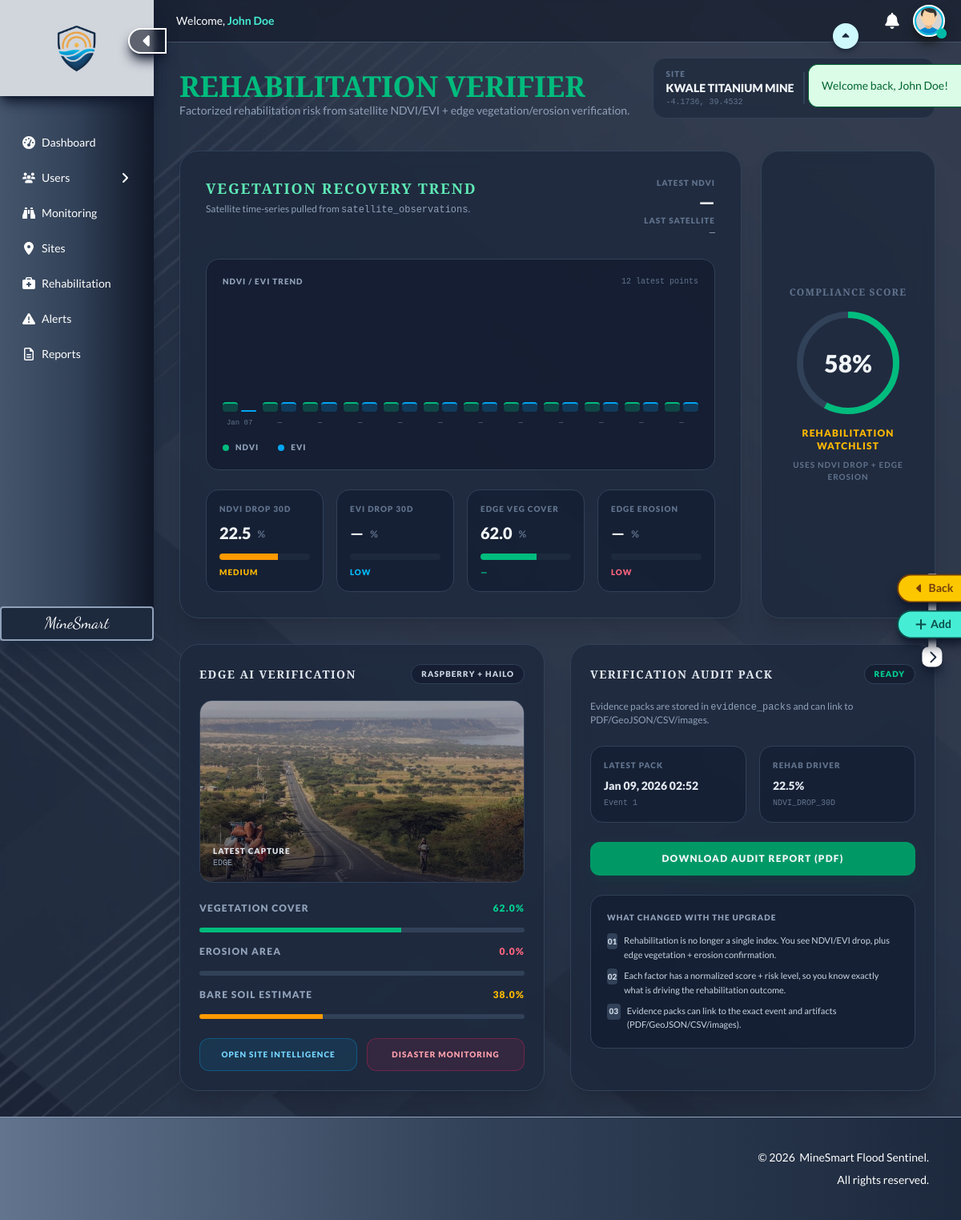
/rehabilitation (signed in), run on the app's committed database.
### tables this page shows
CREATE TABLE sites (
  id INT AUTO_INCREMENT PRIMARY KEY,
  name VARCHAR(255) NOT NULL UNIQUE,
  site_code VARCHAR(50) NOT NULL UNIQUE,
  site_type ENUM('open_pit','underground','quarry','rehabilitation','processing') NOT NULL,
  country VARCHAR(100) NOT NULL DEFAULT 'Kenya',
  county VARCHAR(100) NOT NULL,
  coords JSON NOT NULL,
  elevation_m INT DEFAULT NULL,
  area_hectares DECIMAL(8,2) DEFAULT NULL,
  operational_status ENUM('active','inactive','rehabilitation','closed') NOT NULL DEFAULT 'active',
  risk_profile JSON DEFAULT NULL,
  image_link VARCHAR(255) DEFAULT NULL,
  user_id INT NOT NULL DEFAULT 1,
  created_at TIMESTAMP NOT NULL DEFAULT CURRENT_TIMESTAMP,
  updated_at TIMESTAMP NOT NULL DEFAULT CURRENT_TIMESTAMP ON UPDATE CURRENT_TIMESTAMP,
  INDEX(site_type),
  INDEX(county),
  INDEX(operational_status)
);

CREATE TABLE risk_event_factors (
  id BIGINT AUTO_INCREMENT PRIMARY KEY,
  event_id BIGINT NOT NULL,
  risk_type_id INT NOT NULL,
  layer ENUM('satellite','edge','fusion') NOT NULL,
  raw_value DECIMAL(14,6) DEFAULT NULL,
  normalized_score DECIMAL(6,2) NOT NULL DEFAULT 0.00,
  risk_level ENUM('low','medium','high') NOT NULL DEFAULT 'low',
  threshold_low DECIMAL(14,6) DEFAULT NULL,
  threshold_medium DECIMAL(14,6) DEFAULT NULL,
  threshold_high DECIMAL(14,6) DEFAULT NULL,
  evidence_url VARCHAR(512) DEFAULT NULL,
  note VARCHAR(255) DEFAULT NULL,
  created_at TIMESTAMP DEFAULT CURRENT_TIMESTAMP,
  FOREIGN KEY (event_id) REFERENCES risk_events(id) ON DELETE CASCADE,
  FOREIGN KEY (risk_type_id) REFERENCES risk_types(id) ON DELETE RESTRICT,
  INDEX idx_ref_event (event_id),
  INDEX idx_ref_event_layer (event_id, layer)
);

CREATE TABLE risk_types (
  id INT AUTO_INCREMENT PRIMARY KEY,
  code VARCHAR(64) NOT NULL UNIQUE,
  name VARCHAR(128) NOT NULL,
  layer ENUM('satellite','edge','fusion') NOT NULL,
  unit VARCHAR(32) DEFAULT NULL,
  description TEXT DEFAULT NULL,
  severity_weight DECIMAL(6,3) NOT NULL DEFAULT 1.000,
  created_at TIMESTAMP DEFAULT CURRENT_TIMESTAMP
);

CREATE TABLE evidence_packs (
  id BIGINT AUTO_INCREMENT PRIMARY KEY,
  site_id INT NOT NULL,
  event_id BIGINT DEFAULT NULL,
  status ENUM('queued','building','ready','failed') NOT NULL DEFAULT 'queued',
  pdf_url VARCHAR(512) DEFAULT NULL,
  geojson_url VARCHAR(512) DEFAULT NULL,
  csv_url VARCHAR(512) DEFAULT NULL,
  images_zip_url VARCHAR(512) DEFAULT NULL,
  created_at TIMESTAMP DEFAULT CURRENT_TIMESTAMP,
  FOREIGN KEY (site_id) REFERENCES sites(id) ON DELETE CASCADE,
  FOREIGN KEY (event_id) REFERENCES risk_events(id) ON DELETE SET NULL,
  INDEX idx_evidence_site_time (site_id, created_at)
);

### app/views/rehabilitation/index.php (the view, shortened to what the rows shown need)
<?php
  require __DIR__ . '/../../helpers/online_connector.php';
  require __DIR__ . '/../../helpers/risk_processor.php';
  $site_id = (int)($_GET['id'] ?? 1);
  $site_stmt = $pdo->prepare("SELECT * FROM sites WHERE id = ? LIMIT 1");
  $site_stmt->execute([$site_id]);
  $site = $site_stmt->fetch(PDO::FETCH_ASSOC);
  $packet = ms_get_site_risk_packet($site_id, $pdo);
  $factors = $packet['factors'] ?? [];
  $latest_sat = $packet['latest_satellite'] ?? [];
  $latest_edge = $packet['latest_edge'] ?? [];
  $coords = json_decode($site['coords'] ?? '', true);
  $lat = 0.0;
  $lng = 0.0;
  if(is_array($coords)) {
    if(isset($coords['lat']) && isset($coords['lng'])) {
      $lat = (float)$coords['lat'];
      $lng = (float)$coords['lng'];
    } elseif(isset($coords[0]) && isset($coords[1])) {
      $lng = (float)$coords[0];
      $lat = (float)$coords[1];
    }
  }
  function ms_factor_code($f) {
    if(isset($f['code'])) return (string)$f['code'];
    return '';
  }
  function ms_factor_value($f) {
    if(isset($f['raw_value'])) return $f['raw_value'];
    return null;
  }
  function ms_factor_unit($f) {
    if(isset($f['unit'])) return (string)$f['unit'];
    return '';
  }
  function ms_factor_score($f) {
    if(isset($f['normalized_score'])) return (float)$f['normalized_score'];
    return 0.0;
  }
  function ms_factor_level($f) {
    if(isset($f['risk_level'])) return (string)$f['risk_level'];
    return 'low';
  }
  function ms_level_color($lvl) {
    if($lvl === 'medium') return 'text-amber-400';
    return 'text-emerald-400';
  }
  function ms_level_bar($lvl) {
    if($lvl === 'medium') return 'bg-amber-500';
    return 'bg-emerald-500';
  }
  function ms_find_factor($factors, $code) {
    foreach($factors as $f) {
      if(ms_factor_code($f) === $code) return $f;
    }
    return null;
  }
  function ms_percent_width($score) {
    $s = (float)$score;
    return $s;
  }
  function ms_fmt_dt($s) {
    if(!$s) return '—';
    $t = strtotime($s);
    return date('M d, Y H:i', $t);
  }
  $f_ndvi = ms_find_factor($factors, 'NDVI_DROP_30D');
  $f_veg = ms_find_factor($factors, 'EDGE_VEG_COVER_PCT');
  $f_eros = ms_find_factor($factors, 'EDGE_EROSION_AREA_PCT');
  $ndvi_drop = $f_ndvi ? ms_factor_value($f_ndvi) : ($latest_sat['ndvi_drop_30d_pct'] ?? null);
  $veg_cover = $f_veg ? ms_factor_value($f_veg) : ($latest_edge['veg_cover_pct'] ?? null);
  $erosion = $f_eros ? ms_factor_value($f_eros) : ($latest_edge['erosion_area_pct'] ?? null);
  $rehab_risk_score = $f_ndvi ? ms_factor_score($f_ndvi) : 0.0;
  $rehab_risk_level = $f_ndvi ? ms_factor_level($f_ndvi) : 'low';
  $rehab_status = 'REHABILITATION ON TRACK';
  $rehab_status_color = 'text-emerald-400';
  if($rehab_risk_level === 'high' || $rehab_risk_score >= 70) {
    $rehab_status = 'REHABILITATION AT RISK';
    $rehab_status_color = 'text-rose-400';
  } elseif($rehab_risk_level === 'medium' || $rehab_risk_score >= 40) {
    $rehab_status = 'REHABILITATION WATCHLIST';
    $rehab_status_color = 'text-amber-400';
  }
  $ndvi_unit = $f_ndvi ? ms_factor_unit($f_ndvi) : '%';
  $veg_unit = $f_veg ? ms_factor_unit($f_veg) : '%';
  $pack_stmt = $pdo->prepare("
    SELECT *
    FROM evidence_packs
    WHERE site_id = ?
    ORDER BY created_at DESC
    LIMIT 1
  ");
  $pack_stmt->execute([$site_id]);
  $latest_pack = $pack_stmt->fetch(PDO::FETCH_ASSOC) ?: [];
  $pack_status = $latest_pack['status'] ?? 'queued';
  $pack_badge = 'text-slate-300';
  if($pack_status === 'ready') $pack_badge = 'text-emerald-400';
  $ndvi_drop_txt = $ndvi_drop === null ? '—' : (is_numeric($ndvi_drop) ? number_format((float)$ndvi_drop, 1) : (string)$ndvi_drop);
  $veg_txt = $veg_cover === null ? '—' : (is_numeric($veg_cover) ? number_format((float)$veg_cover, 1) : (string)$veg_cover);
  $veg_pct = $veg_cover === null ? 0.0 : (float)$veg_cover;
  $eros_pct = $erosion === null ? 0.0 : (float)$erosion;
  $bare_soil = 100.0 - $veg_pct;
  $comp = 100.0 - (0.65 * ms_percent_width($rehab_risk_score) + 0.35 * ms_percent_width($eros_pct));
  $comp_ring = 376.8;
  $comp_offset = $comp_ring - ($comp_ring * ($comp / 100.0));
?>
<!DOCTYPE html>
<html lang="en">
  <head>
    <link href="<?php echo ROOT_URL; ?>/assets/css/output.css" rel="stylesheet">
  </head>
  <body class="relative bg-slate-900 text-slate-100 max-w-full overflow-x-hidden">
    <main id="mainContent" class="relative min-h-screen w-[calc(100%-12rem)] ml-auto flex-1 flex flex-col overflow-hidden transition-all duration-500 ease-in-out">
      <section class="overflow-y-auto p-8 flex-grow pt-18">
        <div class="flex flex-col md:flex-row md:items-end md:justify-between gap-6 mb-10">
          <div>
            <h1 class="text-4xl font-black text-emerald-500">REHABILITATION VERIFIER</h1>
          </div>
          <div class="flex items-center gap-3 bg-slate-800/70 backdrop-blur-md px-4 py-3 rounded-2xl border border-slate-700">
            <div>
              <div class="text-[10px] uppercase tracking-widest font-black text-slate-500">Site</div>
              <div class="text-sm font-black uppercase"><?= htmlspecialchars($site['name'] ?? ('Site #' . $site_id)) ?></div>
              <div class="text-[10px] font-mono text-slate-500"><?= number_format($lat, 4) ?>, <?= number_format($lng, 4) ?></div>
            </div>
          </div>
        </div>
        <div class="grid grid-cols-1 lg:grid-cols-4 gap-6 mb-8">
          <div class="lg:col-span-3 bg-slate-800/80 backdrop-blur-md p-8 rounded-3xl border border-slate-700 shadow-xl">
            <div class="grid grid-cols-1 md:grid-cols-4 gap-4 mt-6">
              <div class="bg-slate-900/50 rounded-2xl border border-slate-700 p-4">
                <div class="text-[10px] uppercase tracking-widest font-black text-slate-500">NDVI Drop 30d</div>
                <div class="mt-2 flex items-end gap-2">
                  <div class="text-xl font-black text-slate-100"><?= $ndvi_drop_txt ?></div>
                  <div class="text-xs font-bold text-slate-500 mb-1"><?= htmlspecialchars($ndvi_unit) ?></div>
                </div>
                <div class="mt-3 h-2 bg-slate-800 rounded-full overflow-hidden">
                  <div class="<?= ms_level_bar($rehab_risk_level) ?> h-full" style="width: <?= ms_percent_width($rehab_risk_score) ?>%"></div>
                </div>
                <div class="mt-2 text-[10px] uppercase tracking-widest font-black <?= ms_level_color($rehab_risk_level) ?>"><?= htmlspecialchars($rehab_risk_level) ?></div>
              </div>
              <div class="bg-slate-900/50 rounded-2xl border border-slate-700 p-4">
                <div class="mt-2 flex items-end gap-2">
                  <div class="text-xl font-black text-slate-100"><?= $veg_txt ?></div>
                  <div class="text-xs font-bold text-slate-500 mb-1"><?= htmlspecialchars($veg_unit) ?></div>
                </div>
              </div>
            </div>
          </div>
          <div class="bg-slate-800/80 backdrop-blur-md p-8 rounded-3xl border border-slate-700 shadow-xl flex flex-col justify-center items-center text-center">
            <h3 class="text-xs font-black text-slate-500 uppercase mb-4 tracking-widest">Compliance Score</h3>
            <div class="relative w-32 h-32 flex items-center justify-center">
              <svg class="w-full h-full rotate-[-90deg]">
                <circle cx="64" cy="64" r="60" stroke="currentColor" stroke-width="8" fill="transparent" class="text-slate-700" />
                <circle cx="64" cy="64" r="60" stroke="currentColor" stroke-width="8" fill="transparent" stroke-dasharray="<?= $comp_ring ?>" stroke-dashoffset="<?= $comp_offset ?>" class="text-emerald-500" />
              </svg>
              <span class="absolute text-3xl font-black"><?= number_format($comp, 0) ?>%</span>
            </div>
            <p class="mt-4 text-xs font-black uppercase tracking-widest <?= $rehab_status_color ?>"><?= htmlspecialchars($rehab_status) ?></p>
            <p class="mt-2 text-[10px] text-slate-500 uppercase tracking-widest font-bold">Uses NDVI drop + edge erosion</p>
          </div>
        </div>
        <div class="grid grid-cols-1 md:grid-cols-2 gap-8">
          <div class="bg-slate-800/80 backdrop-blur-md p-6 rounded-3xl border border-slate-700 shadow-xl">
            <div class="mt-6 space-y-4">
              <div class="flex justify-between text-xs font-black uppercase tracking-widest">
                <span class="text-slate-400">Vegetation cover</span>
                <span class="text-emerald-400"><?= number_format($veg_pct, 1) ?>%</span>
              </div>
              <div class="flex justify-between text-xs font-black uppercase tracking-widest">
                <span class="text-slate-400">Bare soil estimate</span>
                <span class="text-amber-400"><?= number_format($bare_soil, 1) ?>%</span>
              </div>
            </div>
          </div>
          <div class="bg-slate-800/80 backdrop-blur-md p-6 rounded-3xl border border-slate-700 shadow-xl">
            <div class="flex items-center justify-between mb-5">
              <h4 class="text-sm font-black uppercase tracking-widest text-slate-200">Verification Audit Pack</h4>
              <span class="px-3 py-1 rounded-full text-[10px] font-black uppercase tracking-widest border border-slate-700 bg-slate-900/60 <?= $pack_badge ?>"><?= htmlspecialchars($pack_status) ?></span>
            </div>
            <div class="grid grid-cols-2 gap-4">
              <div class="bg-slate-900/50 rounded-2xl border border-slate-700 p-4">
                <div class="text-[10px] uppercase tracking-widest font-black text-slate-500">Latest pack</div>
                <div class="mt-2 text-sm font-black text-slate-200"><?= ms_fmt_dt($latest_pack['created_at'] ?? null) ?></div>
                <div class="mt-1 text-[10px] font-mono text-slate-500">Event <?= htmlspecialchars((string)($latest_pack['event_id'] ?? '—')) ?></div>
              </div>
              <div class="bg-slate-900/50 rounded-2xl border border-slate-700 p-4">
                <div class="text-[10px] uppercase tracking-widest font-black text-slate-500">Rehab driver</div>
                <div class="mt-2 text-sm font-black text-slate-200"><?= $ndvi_drop_txt ?><?= htmlspecialchars($ndvi_unit) ?></div>
                <div class="mt-1 text-[10px] font-mono text-slate-500">NDVI_DROP_30D</div>
              </div>
            </div>
          </div>
        </div>
      </section>
    </main>
  </body>
</html>

### data on the page
sites: name "KWALE TITANIUM MINE", coords "-4.1736", coords "39.4532"
risk_event_factors: raw_value "22.5", risk_level "MEDIUM", normalized_score "58", rehab_status "REHABILITATION WATCHLIST"
risk_types: unit "%"
risk_event_factors: raw_value "62.0", raw_value "38.0"
risk_types: unit "%"
evidence_packs: status "READY", created_at "Jan 09, 2026 02:52", event "1"

### other printed values
$message['text'] "Welcome back, John Doe!"
$currentUser['full_name'] "John Doe"
$ndvi_now_txt "—"
ms_fmt_dt($latest_sat['observed_at'] ?? null) "—"
$label "Jan 07"
$label "—"
$evi_drop_txt "—"
$f_evi ? ms_factor_level($f_evi) : 'low' "LOW"
ms_fmt_dt($latest_edge['observed_at'] ?? null) "—"
$eros_txt "—"
$eros_unit "%"
$eros_pct > 20 ? 'watchlist' : 'low' "LOW"
$latest_edge['device_id'] "EDGE"
$eros_pct "0.0"
